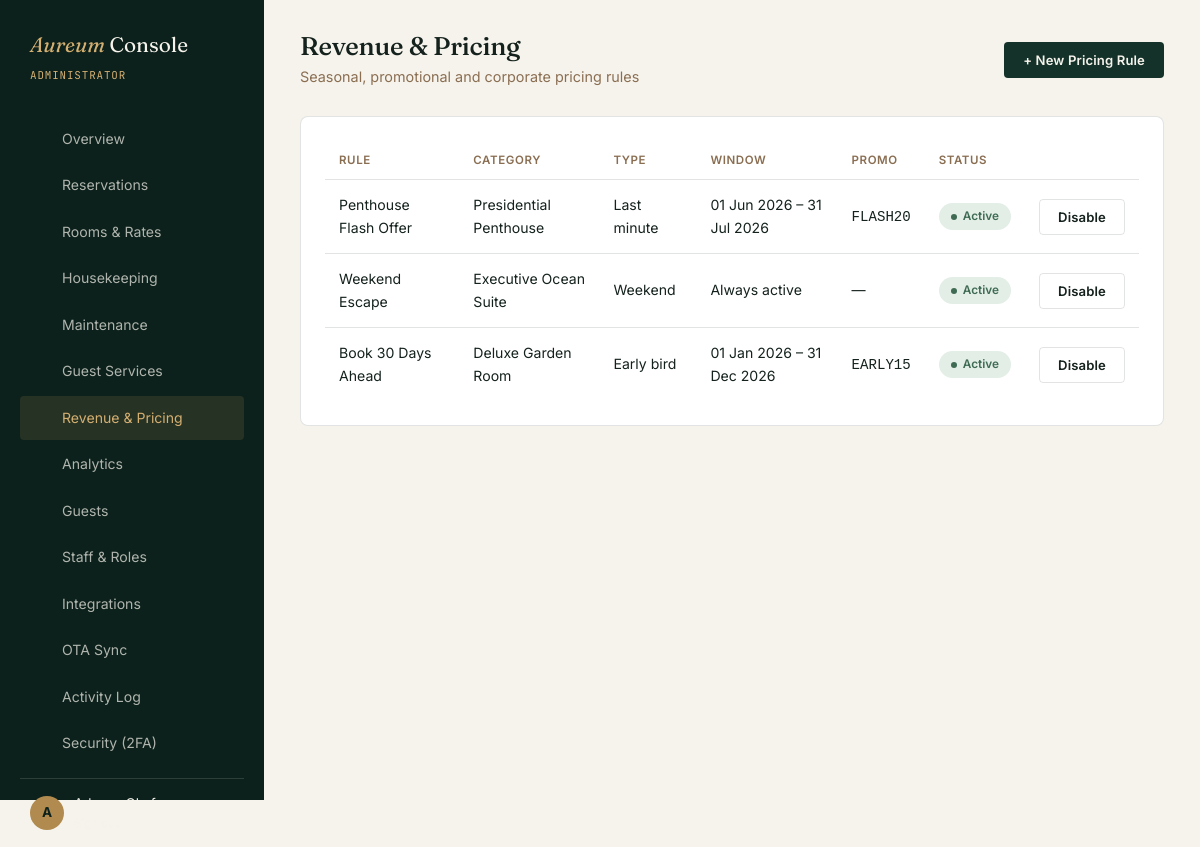
The page /admin/revenue.php (signed in) on the database its author committed.
### tables this page shows
CREATE TABLE pricing_rules (
    id INT AUTO_INCREMENT PRIMARY KEY,
    category_id INT NOT NULL,
    rule_type ENUM('seasonal','weekend','holiday','promo','corporate','group','early_bird','last_minute') NOT NULL,
    name VARCHAR(150) NOT NULL,
    start_date DATE,
    end_date DATE,
    adjustment_type ENUM('fixed_price','percent_discount','percent_increase','fixed_discount') NOT NULL,
    adjustment_value DECIMAL(10,2) NOT NULL,
    promo_code VARCHAR(50) DEFAULT NULL,
    min_stay_nights INT DEFAULT 1,
    is_active TINYINT(1) DEFAULT 1,
    created_at TIMESTAMP DEFAULT CURRENT_TIMESTAMP,
    FOREIGN KEY (category_id) REFERENCES room_categories(id) ON DELETE CASCADE
);

CREATE TABLE room_categories (
    id INT AUTO_INCREMENT PRIMARY KEY,
    property_id INT NOT NULL,
    name VARCHAR(100) NOT NULL,
    description TEXT,
    base_price DECIMAL(10,2) NOT NULL,
    max_occupancy INT NOT NULL DEFAULT 2,
    bed_configuration VARCHAR(150),
    size_sqm INT,
    view_type VARCHAR(100),
    is_accessible TINYINT(1) DEFAULT 0,
    amenities TEXT COMMENT 'JSON array of amenity strings',
    main_image VARCHAR(255),
    bathroom_image VARCHAR(255) DEFAULT NULL,
    toilet_image VARCHAR(255) DEFAULT NULL,
    gallery_images TEXT COMMENT 'JSON array of image paths',
    virtual_tour_url VARCHAR(255),
    video_url VARCHAR(255),
    is_active TINYINT(1) DEFAULT 1,
    created_at TIMESTAMP DEFAULT CURRENT_TIMESTAMP,
    FOREIGN KEY (property_id) REFERENCES properties(id) ON DELETE CASCADE
);

### includes/functions.php (called while the page is built, shortened)
<?php
function sanitize($str) {
    return htmlspecialchars(trim($str ?? ''), ENT_QUOTES, 'UTF-8');
}

### admin/revenue.php (the view, shortened to what this page needs)
<?php
require_once __DIR__ . '/../includes/functions.php';
$db = getDB();
$stmt = $db->query("SELECT pr.*, rc.name AS category_name FROM pricing_rules pr JOIN room_categories rc ON pr.category_id = rc.id ORDER BY pr.id DESC");
$rules = $stmt->fetchAll();
?>
<!DOCTYPE html>
<html lang="en">
<head>
<link rel="stylesheet" href="<?= BASE_URL ?>/assets/css/style.css">
<link rel="stylesheet" href="<?= BASE_URL ?>/assets/css/dashboard.css">
</head>
<body>
<div class="dash-shell">
  <?php require __DIR__ . '/../includes/admin-sidebar.php'; ?>
  <main class="dash-main">
    <div class="dash-topbar">
      <div><h1>Revenue &amp; Pricing</h1><div class="sub">Seasonal, promotional and corporate pricing rules</div></div>
      <button class="btn btn-dark btn-sm" onclick="document.getElementById('newRule').showModal()">+ New Pricing Rule</button>
    </div>
    <div class="dash-panel">
      <div class="table-scroll">
        <table class="data-table">
          <thead><tr><th>Rule</th><th>Category</th><th>Type</th><th>Window</th><th>Promo</th><th>Status</th><th></th></tr></thead>
          <tbody>
            <?php foreach ($rules as $r): ?>
            <tr>
              <td><?= sanitize($r['name']) ?></td>
              <td><?= sanitize($r['category_name']) ?></td>
              <td><?= str_replace('_',' ',ucfirst($r['rule_type'])) ?></td>
              <td><?= $r['start_date'] ? date('d M Y', strtotime($r['start_date'])) . ' – ' . date('d M Y', strtotime($r['end_date'])) : 'Always active' ?></td>
              <td><?= $r['promo_code'] ? '<code>' . sanitize($r['promo_code']) . '</code>' : '—' ?></td>
              <td><span class="pill pill-<?= $r['is_active'] ? 'confirmed' : 'cancelled' ?>"><?= $r['is_active'] ? 'Active' : 'Inactive' ?></span></td>
              <td>
                <form method="POST"><input type="hidden" name="action" value="toggle_rule"><input type="hidden" name="rule_id" value="<?= $r['id'] ?>">
                  <button type="submit" class="btn btn-outline btn-sm"><?= $r['is_active'] ? 'Disable' : 'Enable' ?></button>
                </form>
              </td>
            </tr>
            <?php endforeach; ?>
          </tbody>
        </table>
      </div>
    </div>
  </main>
</div>
</body>
</html>

### assets/css/style.css (style rules this page uses)
:root { --ink: #14211c; --emerald: #14322a; --emerald-deep: #0c211b; --linen: #f6f3ec; --marble: #ece6d8; --brass: #b08a4e; --brass-light: #d4af72; --clay: #8a6e52; --line: rgba(20,33,28,0.12); --line-dark: rgba(246,243,236,0.14); --status-pending: #b08a4e; --status-confirmed: #3f6b53; --status-checkedin: #2c5a8a; --status-checkedout: #5c5c5c; --status-cancelled: #a14b3f; --status-noshow: #7a3030; --font-display: 'Fraunces', Georgia, serif; --font-body: 'Inter', -apple-system, sans-serif; --font-mono: 'JetBrains Mono', monospace; --radius-sm: 4px; --radius-md: 8px; --radius-lg: 14px; --container: 1240px; --shadow-soft: 0 8px 30px rgba(20,33,28,0.08); --shadow-lift: 0 16px 48px rgba(20,33,28,0.16); }
* { margin: 0; padding: 0; box-sizing: border-box; }
html { scroll-behavior: smooth; }
body { font-family: var(--font-body); background: var(--linen); color: var(--ink); line-height: 1.6; -webkit-font-smoothing: antialiased; }
h1, h2, h3, h4 { font-family: var(--font-display); font-weight: 500; letter-spacing: -0.01em; line-height: 1.12; }
h1 { font-size: clamp(2.6rem, 5vw, 4.6rem); font-weight: 400; }
.btn { display: inline-flex; align-items: center; justify-content: center; gap: 8px; padding: 14px 28px; font-family: var(--font-body); font-size: 0.92rem; font-weight: 600; letter-spacing: 0.01em; border-radius: var(--radius-sm); border: 1px solid transparent; cursor: pointer; transition: transform 0.25s ease, background 0.25s ease, color 0.25s ease, border-color 0.25s ease; }
.btn-outline { background: transparent; border-color: var(--line); color: var(--ink); }
.btn-dark { background: var(--emerald); color: var(--linen); }
.btn-sm { padding: 9px 18px; font-size: 0.82rem; }
.pill { display: inline-flex; align-items: center; gap: 6px; padding: 4px 12px; border-radius: 999px; font-size: 0.74rem; font-weight: 600; text-transform: capitalize; }
.pill::before { content: ''; width: 6px; height: 6px; border-radius: 50%; background: currentColor; }
.pill-confirmed { background: #e3eee7; color: var(--status-confirmed); }

### assets/css/dashboard.css (style rules this page uses)
.dash-shell { display: grid; grid-template-columns: 264px 1fr; min-height: 100vh; }
.dash-main { background: var(--linen); padding: 32px 36px; }
.dash-topbar { display: flex; justify-content: space-between; align-items: center; margin-bottom: 28px; flex-wrap: wrap; gap: 14px; }
.dash-topbar h1 { font-size: 1.6rem; font-weight: 500; }
.dash-topbar .sub { color: var(--clay); font-size: 0.9rem; margin-top: 4px; }
.dash-panel { background: #fff; border: 1px solid var(--line); border-radius: var(--radius-md); padding: 24px; margin-bottom: 24px; }
.data-table { width: 100%; border-collapse: collapse; font-size: 0.88rem; }
.data-table th { text-align: left; padding: 10px 14px; font-size: 0.72rem; text-transform: uppercase; letter-spacing: 0.05em; color: var(--clay); border-bottom: 1px solid var(--line); font-weight: 600; }
.data-table td { padding: 14px 14px; border-bottom: 1px solid var(--line); vertical-align: middle; }
.data-table tr:last-child td { border-bottom: none; }
.table-scroll { overflow-x: auto; }

### rows shown on the page
pricing_rules: name "Penthouse Flash Offer", category.name "Presidential Penthouse", rule_type "Last minute", start_date "01 Jun 2026", end_date "31 Jul 2026", promo_code "FLASH20", is_active "Active"
pricing_rules: name "Weekend Escape", category.name "Executive Ocean Suite", rule_type "Weekend", shows "Always active", is_active "Active"
pricing_rules: name "Book 30 Days Ahead", category.name "Deluxe Garden Room", rule_type "Early bird", start_date "01 Jan 2026", end_date "31 Dec 2026", promo_code "EARLY15", is_active "Active"

### other values the page prints
$roleLabels[$role] "ADMINISTRATOR"
$item['label'] "Overview"
$item['label'] "Reservations"
$item['label'] "Rooms & Rates"
$item['label'] "Housekeeping"
$item['label'] "Maintenance"
$item['label'] "Guest Services"
$item['label'] "Revenue & Pricing"
$item['label'] "Analytics"
$item['label'] "Guests"
$item['label'] "Staff & Roles"
$item['label'] "Integrations"
$item['label'] "OTA Sync"
$item['label'] "Activity Log"
$item['label'] "Security (2FA)"
